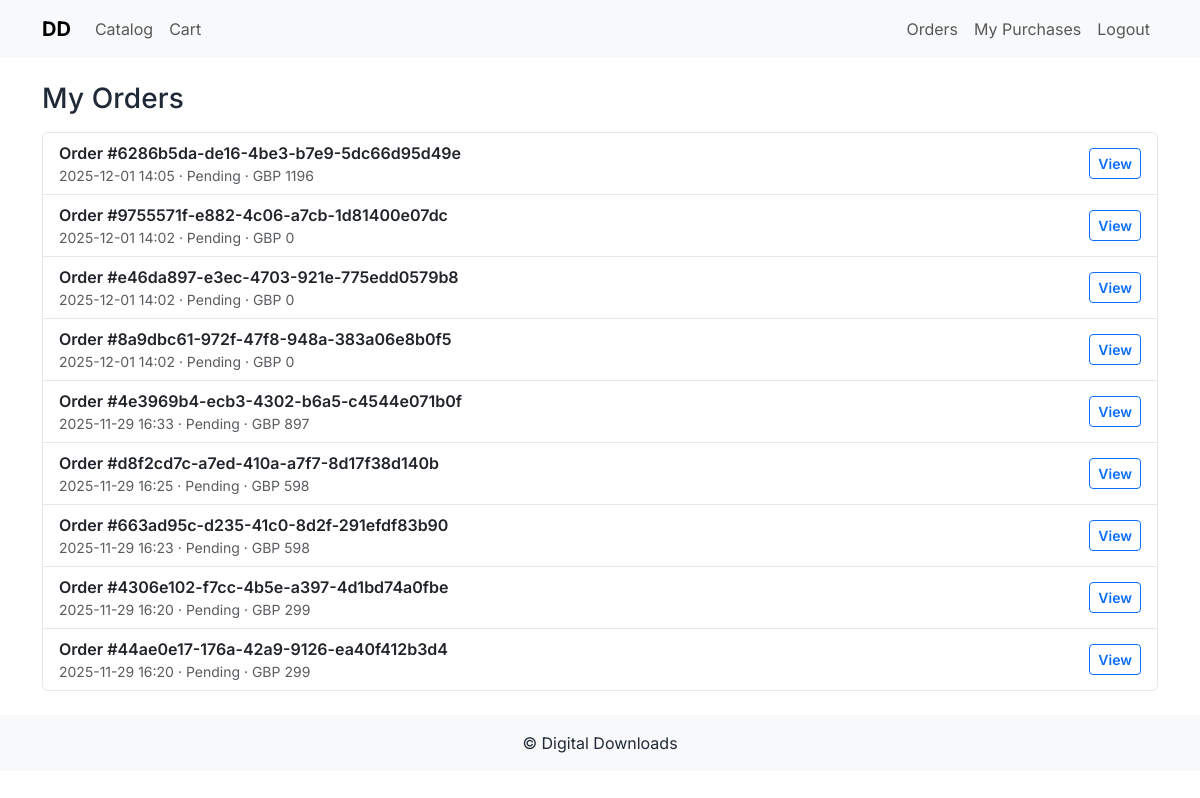
/orders/ (signed in), run on the app's committed database.
### orders/models.py (models this page shows, shortened)
class Order(models.Model):
    class Status(models.TextChoices):
        PENDING = "pending", "Pending"
        PAID = "paid", "Paid"
        FAILED = "failed", "Failed"
        CANCELED = "canceled", "Canceled"
    id = models.UUIDField(primary_key=True, default=uuid.uuid4, editable=False)
    user = models.ForeignKey(
        settings.AUTH_USER_MODEL,
        on_delete=models.CASCADE,
        related_name="orders",
    )
    status = models.CharField(
        max_length=12,
        choices=Status.choices,
        default=Status.PENDING,
    )
    currency = models.CharField(max_length=3, default="GBP")
    subtotal_pennies = models.PositiveIntegerField(
        default=0,
        validators=[MinValueValidator(0)],
    )
    total_pennies = models.PositiveIntegerField(
        default=0,
        validators=[MinValueValidator(0)],
    )
    stripe_session_id = models.CharField(max_length=255, blank=True)
    stripe_payment_intent = models.CharField(max_length=255, blank=True)
    created_at = models.DateTimeField(auto_now_add=True)
    class Meta:
        ordering = ["-created_at"]

### orders/views.py (the view)
# urls.py: path("", order_history, name="history"),
@login_required
def order_history(request):
    orders = Order.objects.filter(user=request.user).order_by("-created_at")
    return render(request, "orders/history.html", {"orders": orders})

### templates/orders/history.html (shortened to what this page needs)
{% extends "base.html" %}
{% block content %}
<h1 class="h3 mb-3">My Orders</h1>
{% if orders %}
  <div class="list-group">
    {% for o in orders %}
      <a class="list-group-item list-group-item-action d-flex justify-content-between align-items-center"
         href="{% url 'orders:detail' o.id %}">
        <div>
          <div class="fw-semibold">Order #{{ o.id }}</div>
          <div class="small text-muted">{{ o.created_at|date:"Y-m-d H:i" }} &middot; {{ o.status|title }} &middot; {{ o.currency }} {{ o.total_pennies|floatformat:-2 }}</div>
        </div>
        <span class="btn btn-sm btn-outline-primary">View</span>
      </a>
    {% endfor %}
  </div>
{% else %}
  <div class="alert alert-info">No orders yet.</div>
{% endif %}
{% endblock %}

### static/css/style.css (style rules this page uses)
:root { --dd-text: #1f2937; --dd-muted: #6b7280; --dd-brand: #0d6efd; --dd-border: #e5e7eb; }
html, body { font-family: "Inter", system-ui, -apple-system, Segoe UI, Roboto, Arial, sans-serif; color: var(--dd-text); }
h1, h2, h3, h4, h5, h6 { font-weight: 700; letter-spacing: .15px; line-height: 1.2; margin-bottom: .5rem; }
.small, small { color: var(--dd-muted); }
a { text-decoration: none; }
.btn { font-weight: 600; }
.card, .table, .list-group-item { border-color: var(--dd-border) !important; }

### data on the page
Order: id "6286b5da-de16-4be3-b7e9-5dc66d95d49e", created_at "2025-12-01 14:05", status "Pending", currency "GBP", total_pennies "1196"
Order: id "9755571f-e882-4c06-a7cb-1d81400e07dc", created_at "2025-12-01 14:02", status "Pending", currency "GBP", total_pennies "0"
Order: id "e46da897-e3ec-4703-921e-775edd0579b8", created_at "2025-12-01 14:02", status "Pending", currency "GBP", total_pennies "0"
Order: id "8a9dbc61-972f-47f8-948a-383a06e8b0f5", created_at "2025-12-01 14:02", status "Pending", currency "GBP", total_pennies "0"
Order: id "4e3969b4-ecb3-4302-b6a5-c4544e071b0f", created_at "2025-11-29 16:33", status "Pending", currency "GBP", total_pennies "897"
Order: id "d8f2cd7c-a7ed-410a-a7f7-8d17f38d140b", created_at "2025-11-29 16:25", status "Pending", currency "GBP", total_pennies "598"
Order: id "663ad95c-d235-41c0-8d2f-291efdf83b90", created_at "2025-11-29 16:23", status "Pending", currency "GBP", total_pennies "598"
Order: id "4306e102-f7cc-4b5e-a397-4d1bd74a0fbe", created_at "2025-11-29 16:20", status "Pending", currency "GBP", total_pennies "299"
Order: id "44ae0e17-176a-42a9-9126-ea40f412b3d4", created_at "2025-11-29 16:20", status "Pending", currency "GBP", total_pennies "299"
